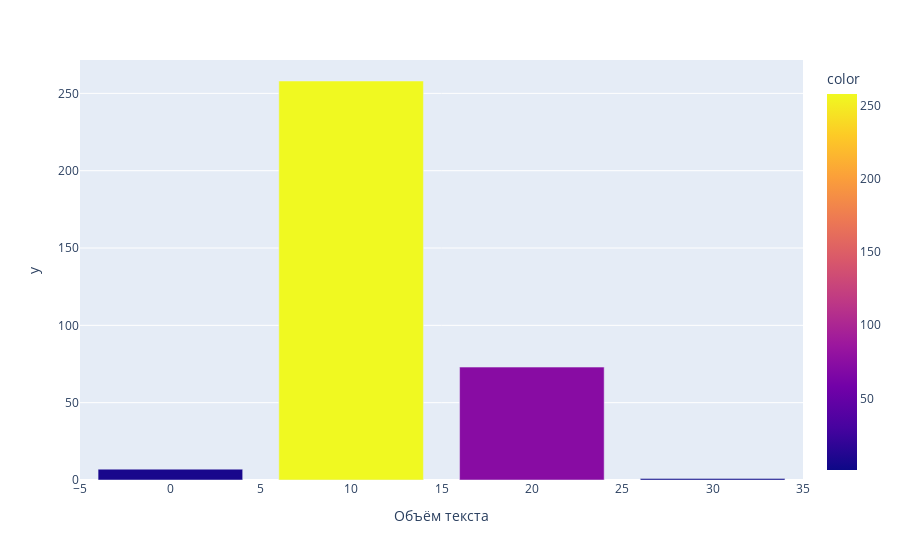

Notebook cell for this chart:
### Code cell
# Визуализируем распределение частоты значений признака
counts, bins = np.histogram(df_drop.image_text_area, bins=range(0, 50, 10))
bins = bins[:-1]

fig = px.bar(x=bins, y=counts, 
            labels={'x': 'Объём текста'},
            color=counts
            )

fig.show();

### Figure 1 — Plotly figure (JSON) as saved in the notebook; plotly's stock layout.template omitted (floating-point values rounded to 4 significant figures)
{"data": [{"alignmentgroup": "True", "hovertemplate": "Объём текста=%{x}<br>y=%{y}<br>color=%{marker.color}<extra></extra>", "legendgroup": "", "marker": {"color": [7, 258, 73, 1], "coloraxis": "coloraxis", "pattern": {"shape": ""}}, "name": "", "offsetgroup": "", "orientation": "v", "showlegend": false, "textposition": "auto", "type": "bar", "x": [0, 10, 20, 30], "xaxis": "x", "y": [7, 258, 73, 1], "yaxis": "y"}], "layout": {"barmode": "relative", "coloraxis": {"colorbar": {"title": {"text": "color"}}, "colorscale": [[0, "#0d0887"], [0.1111, "#46039f"], [0.2222, "#7201a8"], [0.3333, "#9c179e"], [0.4444, "#bd3786"], [0.5556, "#d8576b"], [0.6667, "#ed7953"], [0.7778, "#fb9f3a"], [0.8889, "#fdca26"], [1, "#f0f921"]]}, "legend": {"tracegroupgap": 0}, "margin": {"t": 60}, "xaxis": {"anchor": "y", "domain": [0, 1], "title": {"text": "Объём текста"}}, "yaxis": {"anchor": "x", "domain": [0, 1], "title": {"text": "y"}}}}
